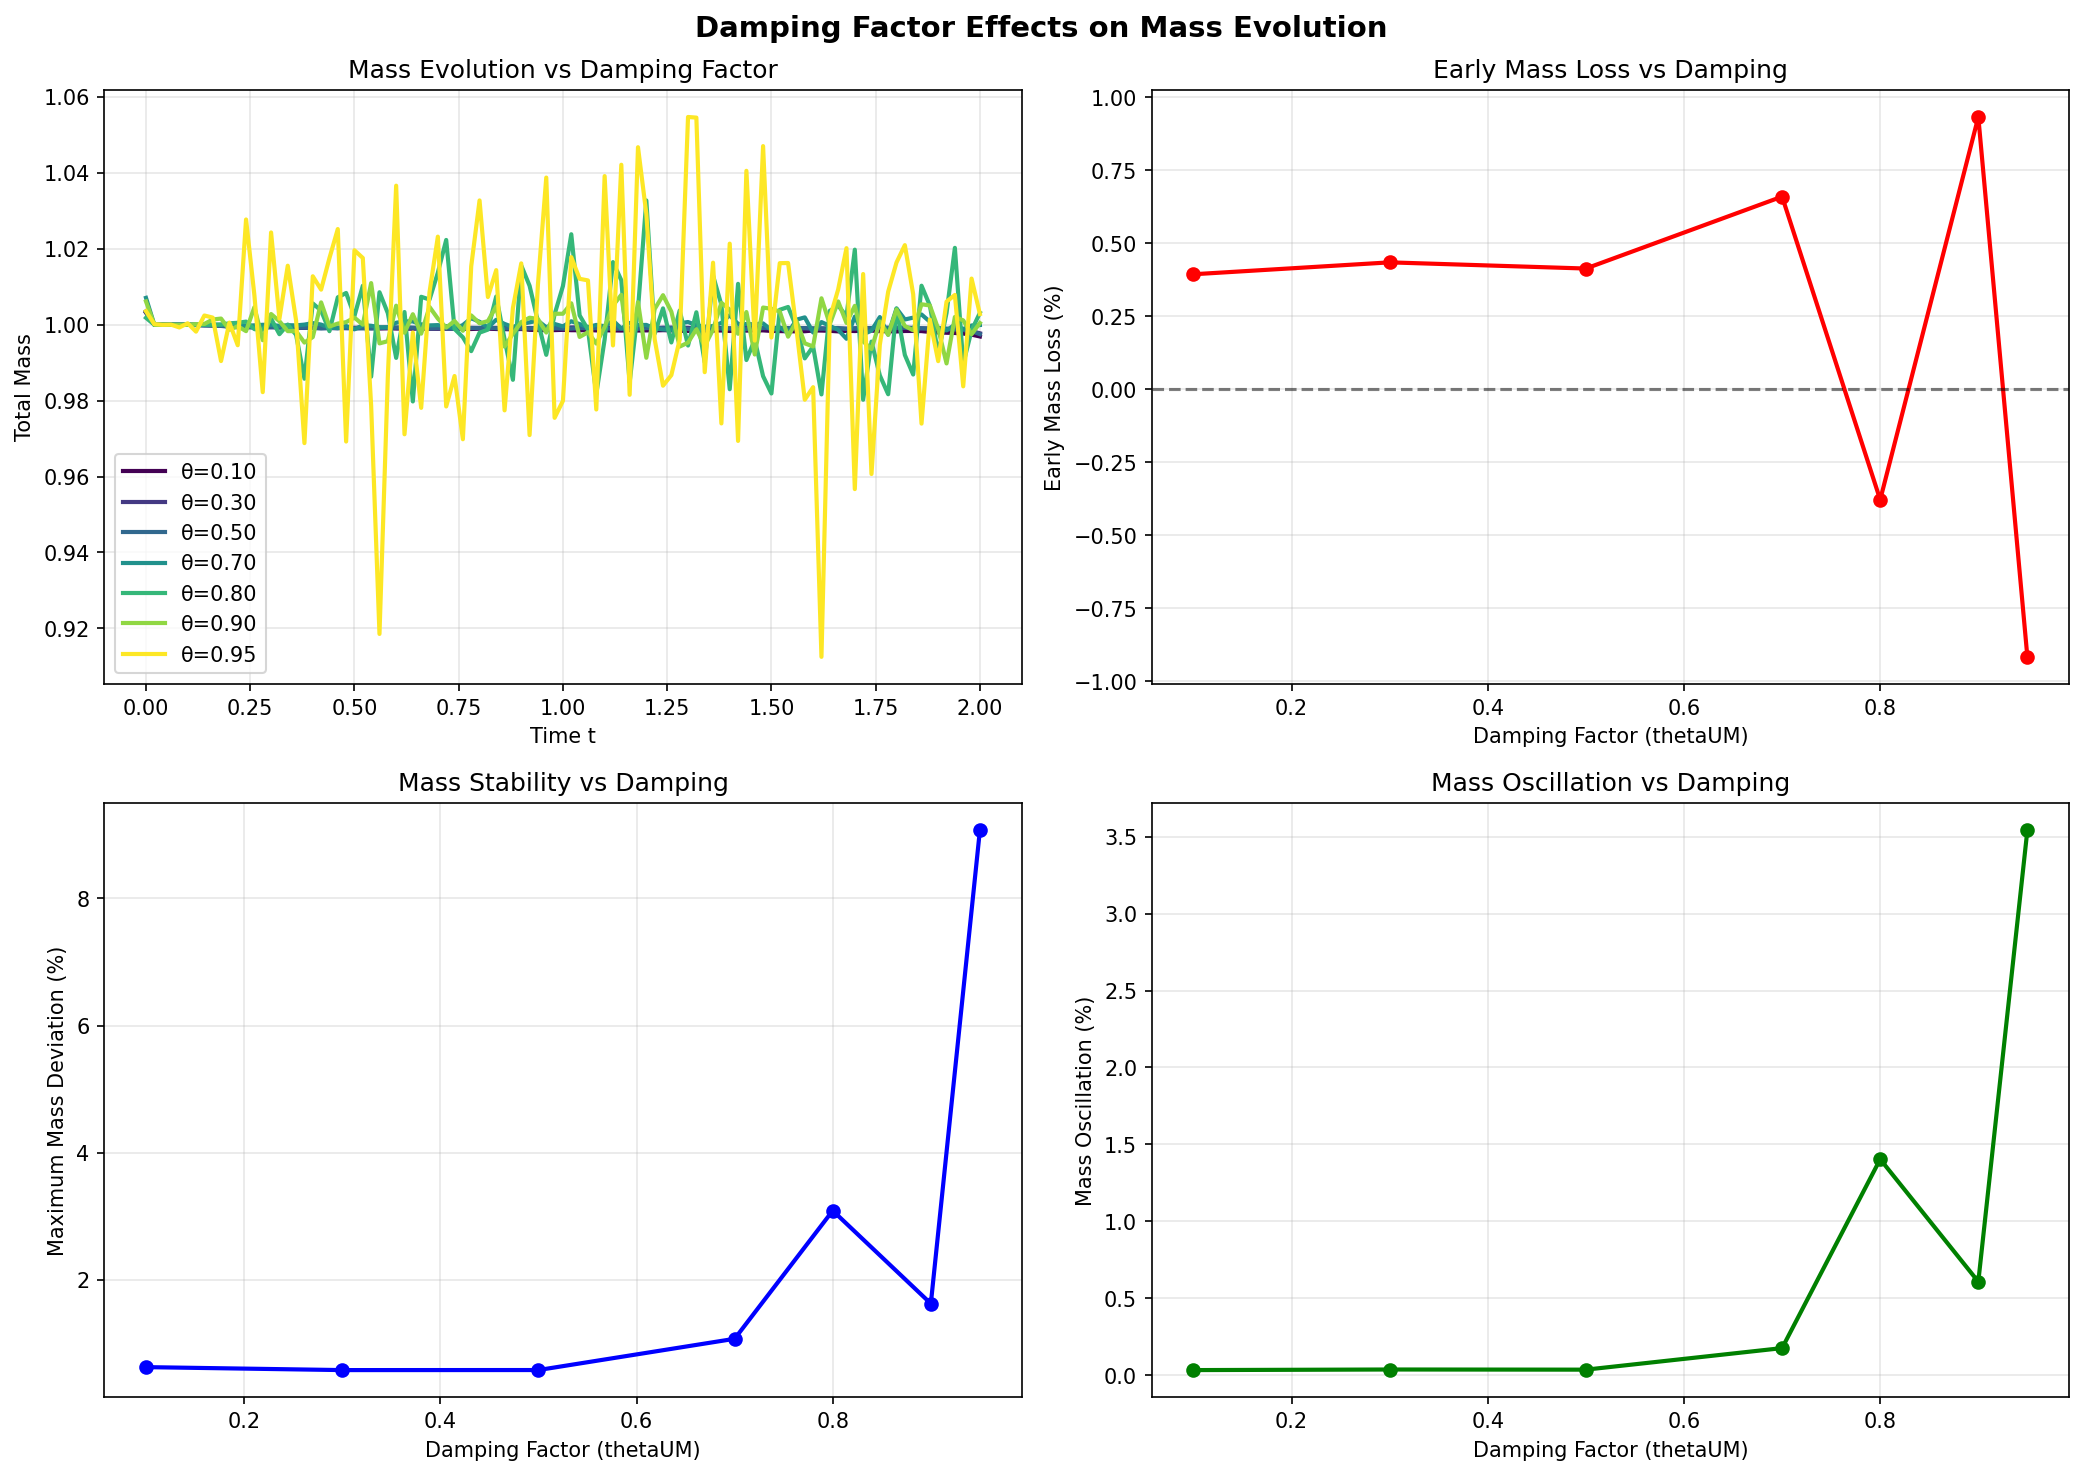

Generate this figure with Python:
#!/usr/bin/env python3
"""
Damping Factor Mass Instability Study
Systematic analysis of how thetaUM damping parameter affects mass evolution in hybrid methods.
"""

import time

import matplotlib.pyplot as plt
import numpy as np

from mfg_pde.alg.damped_fixed_point_iterator import FixedPointIterator
from mfg_pde.alg.fp_solvers.particle_fp import ParticleFPSolver

# Import hybrid solver components
from mfg_pde.alg.hjb_solvers.fdm_hjb import FdmHJBSolver
from mfg_pde.core.boundaries import BoundaryConditions
from mfg_pde.core.mfg_problem import ExampleMFGProblem


def run_damping_mass_study():
    """Study how different thetaUM values affect mass evolution"""
    print("=" * 80)
    print("DAMPING FACTOR MASS INSTABILITY STUDY")
    print("=" * 80)
    print("Systematic analysis of thetaUM parameter effects on mass evolution")

    # Fixed problem parameters
    base_params = {
        "xmin": 0.0,
        "xmax": 1.0,
        "Nx": 20,
        "T": 2.0,  # Use T=2 to see effects
        "Nt": 100,
        "sigma": 0.2,  # Moderate diffusion
        "coefCT": 0.03,  # Light coupling
    }

    # Fixed solver parameters
    solver_params = {
        "num_particles": 300,
        "max_iterations": 15,
        "convergence_tolerance": 1e-3,
        "newton_iterations": 8,
        "newton_tolerance": 1e-4,
    }

    # Test different damping factors
    damping_values = [0.1, 0.3, 0.5, 0.7, 0.8, 0.9, 0.95]

    print(f"\nBase Parameters:")
    for key, value in base_params.items():
        print(f"  {key}: {value}")

    print(f"\nSolver Parameters:")
    for key, value in solver_params.items():
        print(f"  {key}: {value}")

    print(f"\nTesting thetaUM values: {damping_values}")

    results = {}
    no_flux_bc = BoundaryConditions(type="no_flux")
    problem = ExampleMFGProblem(**base_params)

    for theta in damping_values:
        print(f"\n{'='*60}")
        print(f"TESTING thetaUM = {theta}")
        print(f"{'='*60}")

        try:
            start_time = time.time()

            # Setup hybrid solver
            hjb_solver = FdmHJBSolver(
                problem,
                NiterNewton=solver_params["newton_iterations"],
                l2errBoundNewton=solver_params["newton_tolerance"],
            )

            fp_solver = ParticleFPSolver(
                problem,
                num_particles=solver_params["num_particles"],
                kde_bandwidth="scott",
                normalize_kde_output=False,
                boundary_conditions=no_flux_bc,
            )

            hybrid_iterator = FixedPointIterator(
                problem,
                hjb_solver=hjb_solver,
                fp_solver=fp_solver,
                thetaUM=theta,  # Variable damping parameter
            )

            U_hybrid, M_hybrid, iters, _, _ = hybrid_iterator.solve(
                solver_params["max_iterations"], solver_params["convergence_tolerance"]
            )

            solve_time = time.time() - start_time

            if U_hybrid is not None and M_hybrid is not None:
                # Calculate mass evolution metrics
                mass_evolution = np.sum(M_hybrid * problem.Dx, axis=1)
                initial_mass = mass_evolution[0]
                final_mass = mass_evolution[-1]

                # Calculate early-time mass loss (first 20% of simulation)
                early_idx = int(0.2 * len(mass_evolution))
                early_mass = mass_evolution[early_idx]
                early_loss = (initial_mass - early_mass) / initial_mass * 100

                # Calculate maximum mass deviation
                min_mass = np.min(mass_evolution)
                max_mass = np.max(mass_evolution)
                max_deviation = max(abs(min_mass - initial_mass), abs(max_mass - initial_mass)) / initial_mass * 100

                # Calculate mass oscillation (standard deviation of changes)
                mass_changes = np.diff(mass_evolution)
                mass_oscillation = np.std(mass_changes) / initial_mass * 100

                # Final mass conservation
                final_change = (final_mass - initial_mass) / initial_mass * 100

                results[theta] = {
                    'success': True,
                    'time': solve_time,
                    'iterations': iters,
                    'mass_evolution': mass_evolution,
                    'initial_mass': initial_mass,
                    'final_mass': final_mass,
                    'early_loss_percent': early_loss,
                    'max_deviation_percent': max_deviation,
                    'mass_oscillation_percent': mass_oscillation,
                    'final_change_percent': final_change,
                    'U': U_hybrid,
                    'M': M_hybrid,
                }

                print(f"  ✓ Completed in {solve_time:.2f}s ({iters} iterations)")
                print(f"    Early mass loss (first 20%): {early_loss:+.3f}%")
                print(f"    Maximum deviation: {max_deviation:.3f}%")
                print(f"    Mass oscillation: {mass_oscillation:.3f}%")
                print(f"    Final mass change: {final_change:+.3f}%")

            else:
                results[theta] = {'success': False, 'error': 'Solver failed'}
                print(f"  ❌ Failed to solve")

        except Exception as e:
            results[theta] = {'success': False, 'error': str(e)}
            print(f"  ❌ Exception: {e}")

    # Analysis
    analyze_damping_effects(results, problem)
    create_damping_plots(results, problem)

    return results


def analyze_damping_effects(results, problem):
    """Analyze how damping factor affects mass stability"""
    print(f"\n{'='*80}")
    print("DAMPING FACTOR ANALYSIS")
    print(f"{'='*80}")

    successful_results = {k: v for k, v in results.items() if v.get('success', False)}

    if not successful_results:
        print("No successful results to analyze")
        return

    print(f"\n{'thetaUM':<8} {'Early Loss %':<12} {'Max Dev %':<12} {'Oscillation %':<12} {'Final %':<10} {'Status'}")
    print("-" * 75)

    for theta in sorted(successful_results.keys()):
        r = successful_results[theta]
        early_loss = r['early_loss_percent']
        max_dev = r['max_deviation_percent']
        oscillation = r['mass_oscillation_percent']
        final_change = r['final_change_percent']

        # Classify stability
        if max_dev < 1.0 and oscillation < 0.5:
            status = "Stable"
        elif max_dev < 3.0 and oscillation < 1.0:
            status = "Moderate"
        else:
            status = "Unstable"

        print(
            f"{theta:<8.2f} {early_loss:<+12.3f} {max_dev:<12.3f} {oscillation:<12.3f} {final_change:<+10.3f} {status}"
        )

    # Find stability threshold
    print(f"\n--- STABILITY ANALYSIS ---")

    stable_thetas = []
    unstable_thetas = []

    for theta in sorted(successful_results.keys()):
        r = successful_results[theta]
        if r['max_deviation_percent'] < 2.0 and r['mass_oscillation_percent'] < 1.0:
            stable_thetas.append(theta)
        else:
            unstable_thetas.append(theta)

    if stable_thetas and unstable_thetas:
        stability_threshold = (max(stable_thetas) + min(unstable_thetas)) / 2
        print(f"Approximate stability threshold: thetaUM ≈ {stability_threshold:.2f}")

    print(f"Stable damping values: {stable_thetas}")
    print(f"Unstable damping values: {unstable_thetas}")


def create_damping_plots(results, problem):
    """Create plots showing damping factor effects"""
    successful_results = {k: v for k, v in results.items() if v.get('success', False)}

    if len(successful_results) < 2:
        print("Insufficient results for plotting")
        return

    fig, ((ax1, ax2), (ax3, ax4)) = plt.subplots(2, 2, figsize=(14, 10))
    fig.suptitle('Damping Factor Effects on Mass Evolution', fontsize=14, fontweight='bold')

    colors = plt.cm.viridis(np.linspace(0, 1, len(successful_results)))

    # Plot 1: Mass evolution time series
    for (theta, result), color in zip(sorted(successful_results.items()), colors):
        ax1.plot(problem.tSpace, result['mass_evolution'], color=color, linewidth=2, label=f'θ={theta:.2f}')

    ax1.set_xlabel('Time t')
    ax1.set_ylabel('Total Mass')
    ax1.set_title('Mass Evolution vs Damping Factor')
    ax1.grid(True, alpha=0.3)
    ax1.legend()

    # Plot 2: Early mass loss vs damping
    thetas = sorted(successful_results.keys())
    early_losses = [successful_results[theta]['early_loss_percent'] for theta in thetas]

    ax2.plot(thetas, early_losses, 'ro-', linewidth=2, markersize=6)
    ax2.set_xlabel('Damping Factor (thetaUM)')
    ax2.set_ylabel('Early Mass Loss (%)')
    ax2.set_title('Early Mass Loss vs Damping')
    ax2.grid(True, alpha=0.3)
    ax2.axhline(y=0, color='k', linestyle='--', alpha=0.5)

    # Plot 3: Maximum deviation vs damping
    max_devs = [successful_results[theta]['max_deviation_percent'] for theta in thetas]

    ax3.plot(thetas, max_devs, 'bo-', linewidth=2, markersize=6)
    ax3.set_xlabel('Damping Factor (thetaUM)')
    ax3.set_ylabel('Maximum Mass Deviation (%)')
    ax3.set_title('Mass Stability vs Damping')
    ax3.grid(True, alpha=0.3)

    # Plot 4: Mass oscillation vs damping
    oscillations = [successful_results[theta]['mass_oscillation_percent'] for theta in thetas]

    ax4.plot(thetas, oscillations, 'go-', linewidth=2, markersize=6)
    ax4.set_xlabel('Damping Factor (thetaUM)')
    ax4.set_ylabel('Mass Oscillation (%)')
    ax4.set_title('Mass Oscillation vs Damping')
    ax4.grid(True, alpha=0.3)

    plt.tight_layout()
    plt.savefig(
        '/Users/zvezda/Library/CloudStorage/OneDrive-Personal/code/MFG_PDE/tests/stability_analysis/damping_factor_mass_study.png',
        dpi=150,
        bbox_inches='tight',
    )
    plt.show()

    print(f"\n✅ Analysis plots saved: damping_factor_mass_study.png")


if __name__ == "__main__":
    print("Starting Damping Factor Mass Instability Study...")
    print("Systematic analysis of thetaUM effects on hybrid method mass conservation")

    try:
        results = run_damping_mass_study()
        print("\n" + "=" * 80)
        print("DAMPING FACTOR STUDY COMPLETED")
        print("=" * 80)

    except KeyboardInterrupt:
        print("\nStudy interrupted by user.")
    except Exception as e:
        print(f"\nStudy failed: {e}")
        import traceback

        traceback.print_exc()
